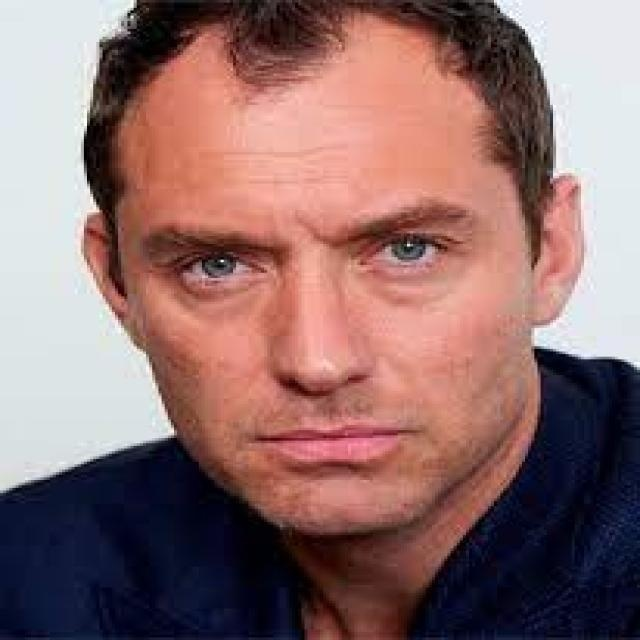
#> input picture image_out.jpg, 640 x 640 px
$ python basic_operations.py
#> lines starting #> are read from the running program, lines starting #| are printed output that depends on the picture
import os
import cv2
import matplotlib.pyplot as plt


img  = cv2.imread(os.path.join('.','image_out.jpg'))
#> img is the input picture: shape (640, 640, 3); mean B, G, R 109, 109.9, 142.9
resize_img  = cv2.resize(img,(700,600))
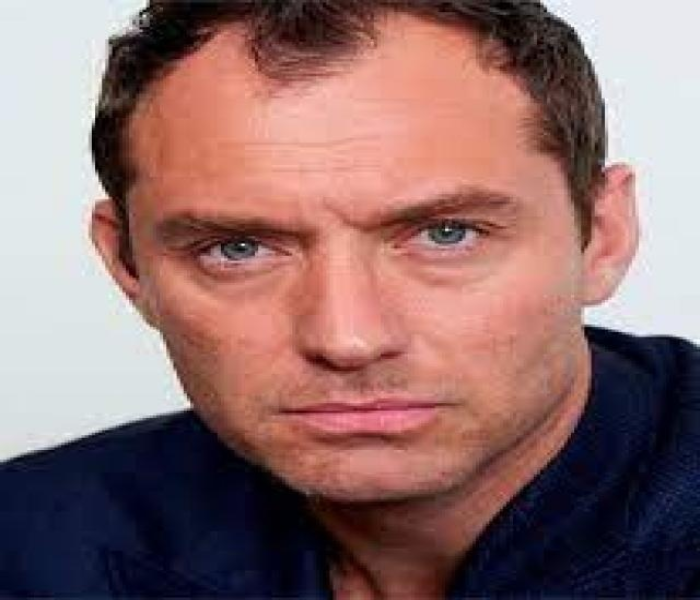
#> resize_img: shape (600, 700, 3); mean B, G, R 108.9, 109.8, 142.8


print(img.shape)
#| (640, 640, 3)
print(resize_img.shape)
#| (600, 700, 3)


cv2.imshow('image',img)
cv2.imshow("resized_img", resize_img)

plt.title("plt")
plt.imshow(cv2.cvtColor(img, cv2.COLOR_BGR2RGB))  # Convert BGR to RGB for correct display
plt.axis('off')  # Optional: Hide axis
plt.show()       # Show the image window

# image cropping
# img(y1:y2, x1:x2)
# y determines row y1 to y2
# x detemines columns x1-x2
cropped_img = img[180:307, 124:495]
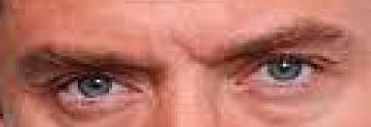
#> cropped_img: shape (127, 371, 3); mean B, G, R 104.3, 118, 186
cv2.imshow('cropped',cropped_img)
cv2.waitKey(0)
